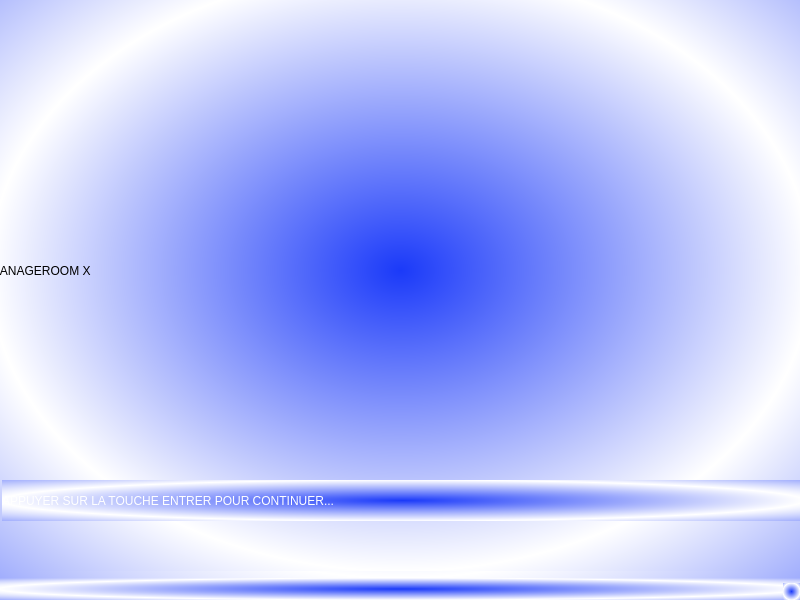
<?xml version="1.0" encoding="UTF-8"?>
<ui version="4.0">
 <class>MainWindow</class>
 <widget class="QMainWindow" name="MainWindow">
  <property name="geometry">
   <rect>
    <x>0</x>
    <y>0</y>
    <width>800</width>
    <height>600</height>
   </rect>
  </property>
  <property name="windowTitle">
   <string>MainWindow</string>
  </property>
  <property name="styleSheet">
   <string notr="true">background-color:qradialgradient(spread:reflect, cx:0.5, cy:0.5, radius:0.5, fx:0.5, fy:0.5, stop:0 rgba(27, 58, 249, 255), stop:1 rgba(255, 255, 255, 255))</string>
  </property>
  <widget class="QWidget" name="centralwidget">
   <widget class="QLabel" name="label">
    <property name="geometry">
     <rect>
      <x>-10</x>
      <y>-30</y>
      <width>821</width>
      <height>601</height>
     </rect>
    </property>
    <property name="styleSheet">
     <string notr="true">qproperty-alignment:'AlignCenter';
color:black;
font: 900 40pt &quot;Segoe UI&quot;;</string>
    </property>
    <property name="text">
     <string>MANAGEROOM X</string>
    </property>
   </widget>
   <widget class="QLabel" name="lblStart">
    <property name="geometry">
     <rect>
      <x>2</x>
      <y>480</y>
      <width>801</width>
      <height>41</height>
     </rect>
    </property>
    <property name="styleSheet">
     <string notr="true">qproperty-alignment:'AlignCenter';
color:white;
font: 700 12pt &quot;Segoe UI&quot;;</string>
    </property>
    <property name="text">
     <string>APPUYER SUR LA TOUCHE ENTRER POUR CONTINUER...</string>
    </property>
   </widget>
  </widget>
  <widget class="QMenuBar" name="menubar">
   <property name="geometry">
    <rect>
     <x>0</x>
     <y>0</y>
     <width>800</width>
     <height>26</height>
    </rect>
   </property>
  </widget>
  <widget class="QStatusBar" name="statusbar"/>
 </widget>
 <resources/>
 <connections/>
</ui>
